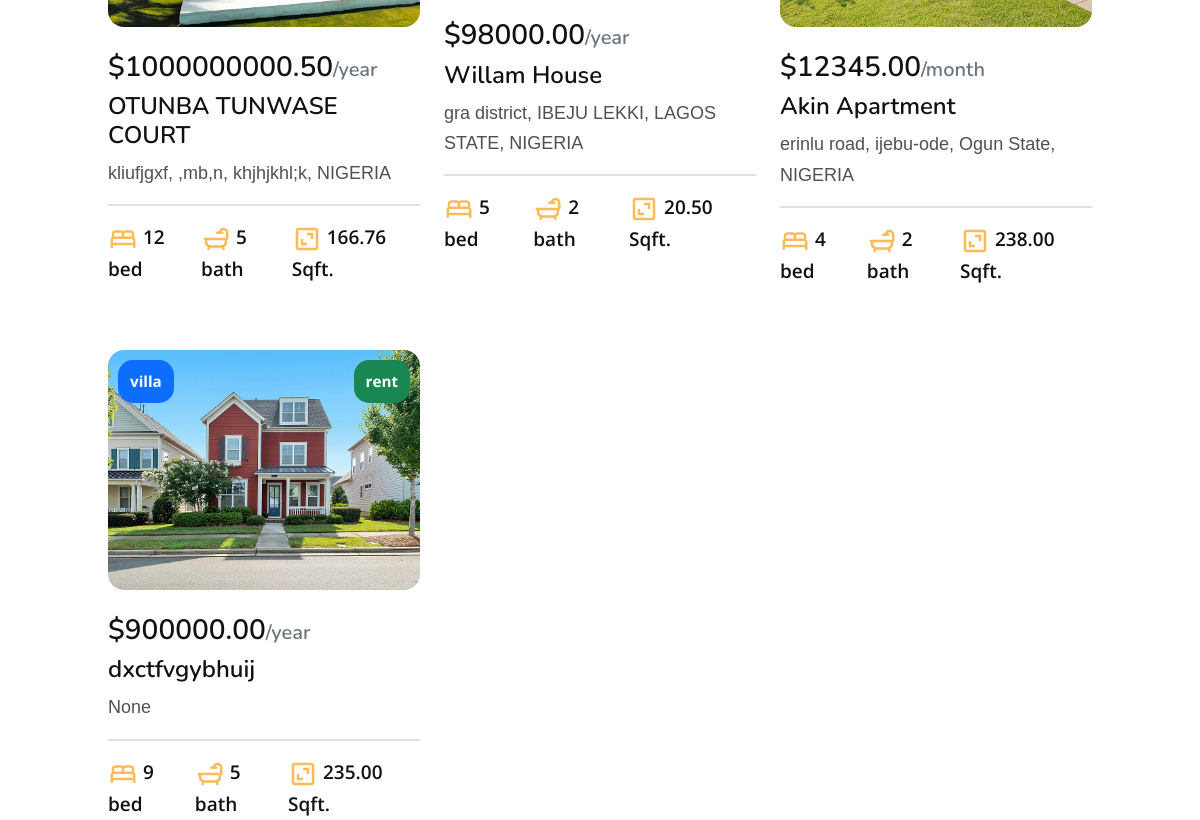
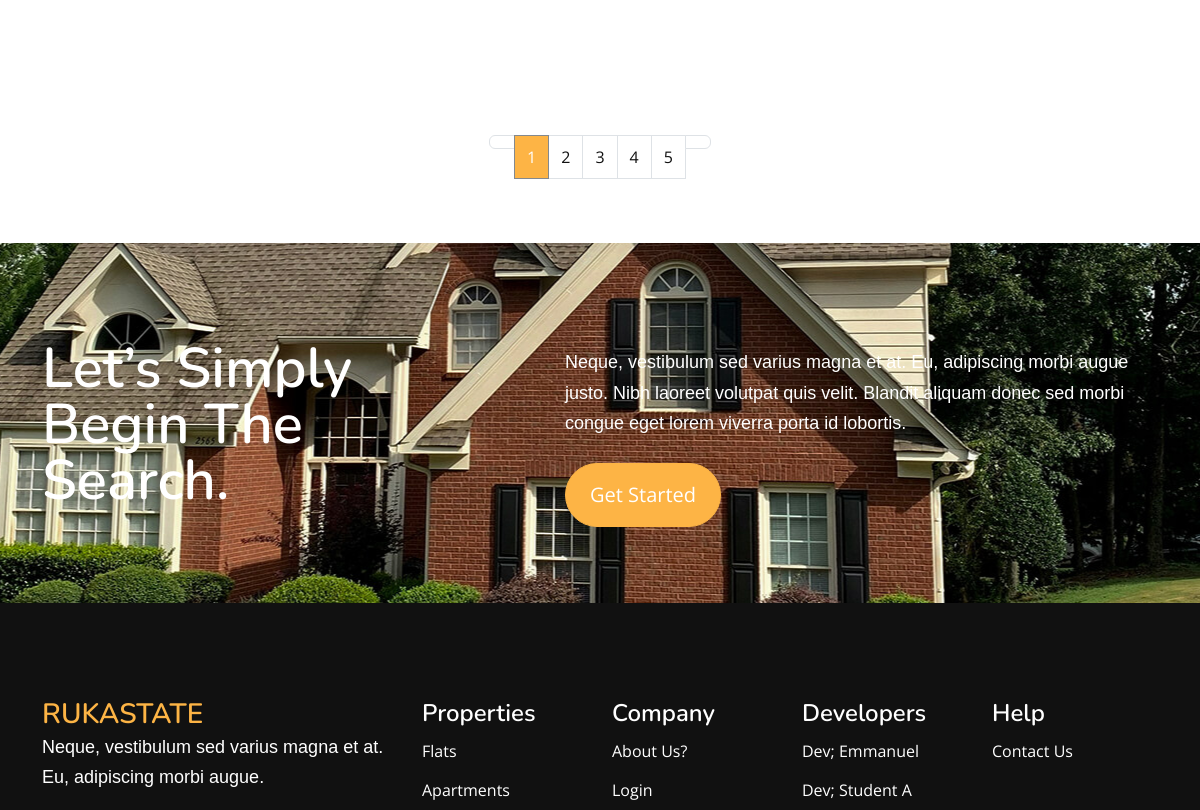
/properties/ (middle part), run on an earlier commit of the app's database (2 pictures, top to bottom).
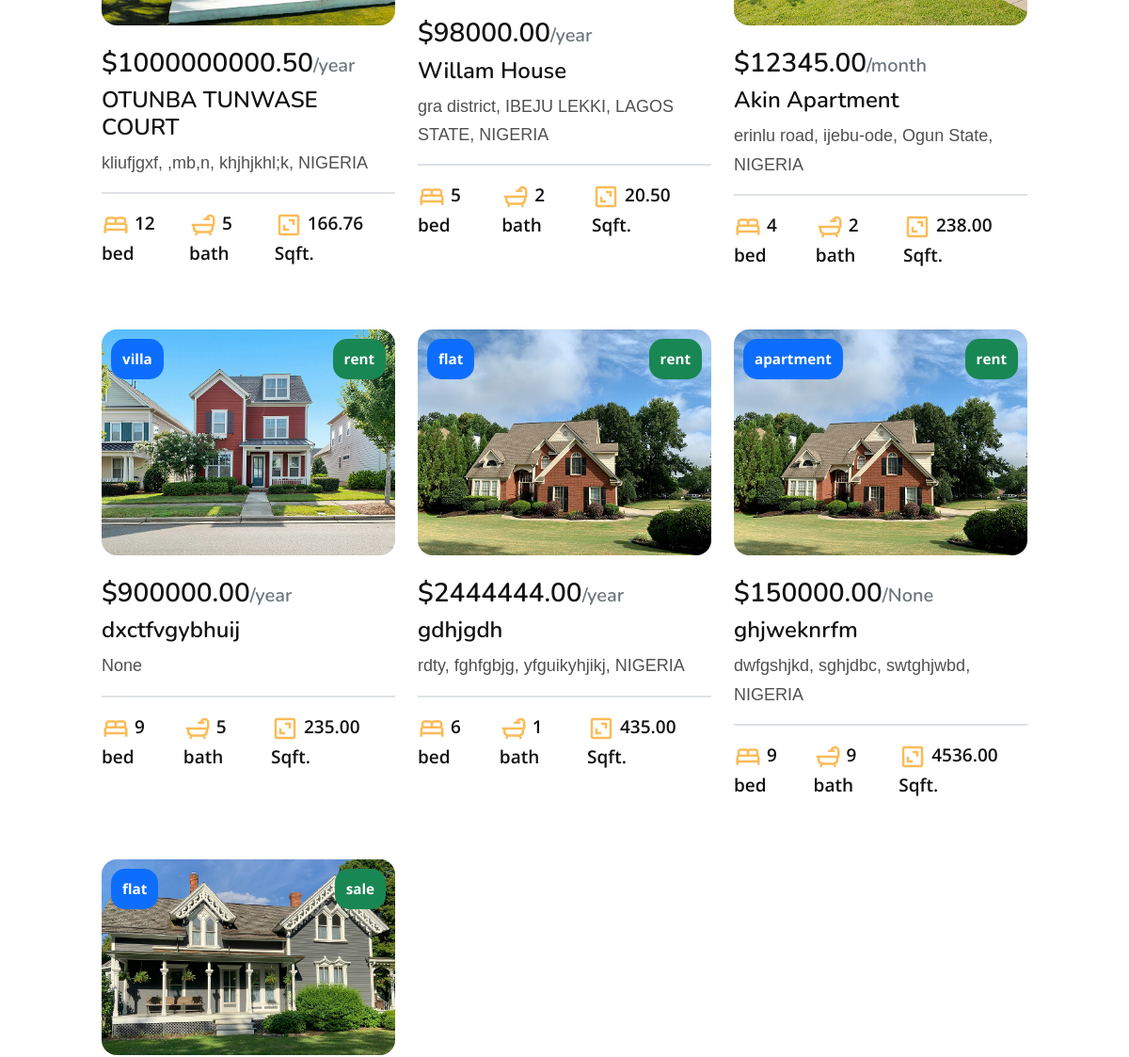
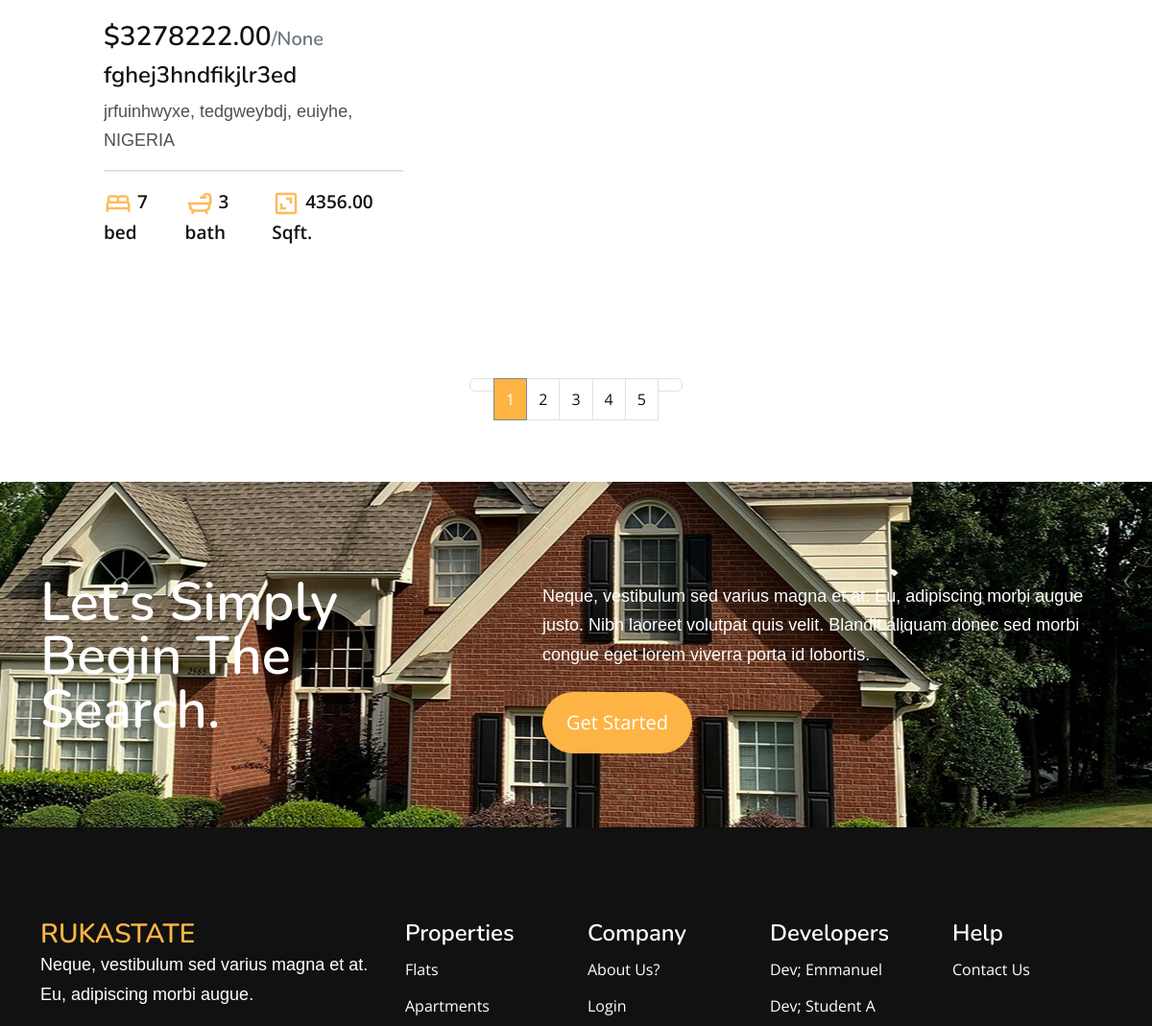
And on a later commit of the database (2 pictures, top to bottom).
### RukApp/models.py (models this page shows, shortened)
class Property(models.Model):
    property_name = models.TextField(max_length=50)
    bedrooms = models.IntegerField()
    bathrooms = models.IntegerField()
    property_size = models.DecimalField(max_digits=6, decimal_places=2)
    listing_type = models.CharField(max_length=10, choices=LISTING_TYPE_CHOICES)
    property_type = models.CharField(max_length=20, choices=PROPERTY_TYPE_CHOICES)
    price = models.DecimalField(max_digits=12, decimal_places=2)
    year_built = models.PositiveIntegerField()
    garage = models.BooleanField(default=False)
    property_description = models.TextField()
    Features_and_amenities = models.TextField()
    rent_duration = models.CharField(max_length=10, choices=RENT_DURATION_CHOICES, blank=True, null=True)
    main_PropertyImage = models.ImageField(upload_to='property_images/', null=True)
    created_at = models.DateTimeField(auto_now_add=True)
    Address = models.OneToOneField('Address', on_delete=models.CASCADE, related_name='property', blank=True, null=True )

class Address(models.Model):
    street = models.CharField(max_length=255)
    city = models.CharField(max_length=100)
    state = models.CharField(max_length=100)
    postal_code = models.CharField(max_length=20)
    country = models.CharField(max_length=100)
    def __str__(self):
        return f"{self.street}, {self.city}, {self.state}, {self.country}"

### RukApp/views.py (the view)
# urls.py: path('properties/', views.properties, name='properties'),
def properties(request):
    property = Property.objects.all()
    return render(request, 'pages/properties.html', {'property':property})

### templates/pages/properties.html (shortened to what this page needs)
{% extends 'base.html' %}
{% block content %}
{% load static %}
    <main class="main-content">
      <section id="residence">
        <div class="container-fluid px-md-5">
          <div class="row">
            {% for property in property%}
            <div class="col-md-6 col-lg-4 mb-5">
              <div class="card position-relative overflow-hidden">
                <div class="image-wrapper position-relative">
                  <a href="{% url 'property_details' property.pk %}">
                    <img
                      src="{{ property.main_PropertyImage.url }}"
                      class="card-img-top rounded-4"
                      alt="Luxury apartment with modern kitchen"
                    />
                  </a>
                  <span class="property-label label-left-rent">{{ property.property_type }}</span>
                  <span class="property-label label-right">{{ property.listing_type }}</span>
                </div>
                <div class="card-body p-0">
                  <h3 class="pt-4">
                    ${{ property.price }}<span class="text-muted fs-5">/{{ property.rent_duration }}</span>
                  </h3>
                  <a href="{% url 'property_details' property.pk %}">
                    <h4 class="card-title">{{ property.property_name }}</h4>
                  </a>
                  <p class="card-text">
                    {{ property.Address }}
                  </p>
                  <div class="card-text border-top border-2 pt-3">
                    <ul class="d-flex">
                      <li class="residence-list pe-2 fw-semibold">
                        <svg class="text-primary" width="30" height="30">
                          <use xlink:href="#bed"></use>
                        </svg>
                       {{ property.bedrooms }} bed
                      </li>
                      <li class="residence-list pe-2 fw-semibold">
                        <svg class="text-primary" width="30" height="30">
                          <use xlink:href="#bath"></use>
                        </svg>
                       {{ property.bathrooms }} bath
                      </li>
                      <li class="residence-list pe-2 fw-semibold">
                        <svg class="text-primary" width="30" height="30">
                          <use xlink:href="#area"></use>
                        </svg>
                        {{ property.property_size }} Sqft.
                      </li>
                    </ul>
                  </div>
                </div>
              </div>
            </div>
              {% endfor %}
          </div>
        </div>
      </section>
      <nav
        aria-label="Page navigation"
        class="d-flex justify-content-center pt-4 my-5"
      >
        <ul class="pagination">
          <li class="page-item">
            <a class="page-link" href="#" aria-label="Previous">
            </a>
          </li>
          <li class="page-item active" aria-current="page">
            <a class="page-link" href="#">1</a>
          </li>
          <li class="page-item"><a class="page-link" href="#">2</a></li>
          <li class="page-item"><a class="page-link" href="#">3</a></li>
          <li class="page-item"><a class="page-link" href="#">4</a></li>
          <li class="page-item"><a class="page-link" href="#">5</a></li>
          <li class="page-item">
            <a class="page-link" href="#" aria-label="Next">
            </a>
          </li>
        </ul>
      </nav>
    </main>
    <section
      id="start"
      class="padding-medium"
      style="
        background: url(images/background.jpg);
        background-repeat: no-repeat;
        background-position: center;
        height: 360px;
      "
    >
      <div class="container">
        <div class="row align-items-center">
          <div class="col-md-5 order-md-1 d-flex">
            <h3
              class="text-capitalize text-white display-4 fw-semibold lh-1 mb-3"
            >
              Let’s simply begin the search.
            </h3>
          </div>
          <div class="col-md-7 order-md-2">
            <div class="text-content ps-md-5 mt-4 mt-md-0">
              <p class="text-white py-lg-2">
                Neque, vestibulum sed varius magna et at. Eu, adipiscing morbi
                augue justo. Nibh laoreet volutpat quis velit. Blandit aliquam
                donec sed morbi congue eget lorem viverra porta id lobortis.
              </p>
              <a href="contact.html" class="btn btn-primary btn-lg px-4 me-md-2"
                >Get Started</a
              >
            </div>
          </div>
        </div>
      </div>
    </section>
{% include 'include/footer.html' %}
{% endblock %}

### templates/base.html (shortened to what this page needs)
{% load static %}
<!DOCTYPE html>
<html lang="en">
  <head>
    <link rel="stylesheet" type="text/css" href="{% static 'css/vendor.css' %}" />
    <link
      rel="stylesheet"
      href="https://cdn.jsdelivr.net/npm/swiper@9/swiper-bundle.min.css"
    />
    <link
      rel="stylesheet"
      href="https://cdn.jsdelivr.net/npm/bootstrap-icons@1.5.0/font/bootstrap-icons.css"
    />
    <link
      href="https://cdn.jsdelivr.net/npm/bootstrap@5.2.3/dist/css/bootstrap.min.css"
      rel="stylesheet"
    />
    <link rel="stylesheet" href="{% static 'style.css' %}" />
  </head>
  <body data-bs-spy="scroll" data-bs-target="#navbar-example2" tabindex="0">
        {% block content %}
        {% endblock %}
  </body>
</html>

### templates/include/footer.html (shortened to what this page needs)
    <section id="footer" class="bg-dark">
        <div class="container footer-container">
          <footer
            class="row row-cols-1 row-cols-sm-2 row-cols-md-5 padding-medium"
          >
            <div class="col-md-4">
              <a class="brandlogo" href="./index.html">RUKASTATE</a>
              <p class="text-white">
                Neque, vestibulum sed varius magna et at. Eu, adipiscing morbi
                augue.
              </p>
            </div>
            <div class="col-md-2">
              <h4 class="text-white">Properties</h4>
              <ul class="nav flex-column">
                <li class="nav-item mb-2">
                  <a href="{% url 'properties' %}" class="nav-link p-0">Flats</a>
                </li>
                <li class="nav-item mb-2">
                  <a href="{% url 'properties' %}" class="nav-link p-0">Apartments</a>
                </li>
              </ul>
            </div>
            <div class="col-md-2">
              <h4 class="text-white">Company</h4>
              <ul class="nav flex-column">
                <li class="nav-item mb-2">
                  <a href="About.html" class="nav-link p-0">About Us?</a>
                </li>
                <li class="nav-item mb-2">
                  <a
                    href="#"
                    class="nav-link p-0"
                    data-bs-toggle="modal"
                    data-bs-target="#exampleModal"
                    >Login
                  </a>
                </li>
              </ul>
            </div>
            <div class="col-md-2">
              <h4 class="text-white">Developers</h4>
              <ul class="nav flex-column">
                <li class="nav-item mb-2">
                  <a href="#" class="nav-link p-0">Dev; Emmanuel</a>
                </li>
                <li class="nav-item mb-2">
                  <a href="#" class="nav-link p-0">Dev; Student A</a>
                </li>
              </ul>
            </div>
            <div class="col-md-2">
              <h4 class="text-white">Help</h4>
              <ul class="nav flex-column">
                <li class="nav-item mb-2">
                  <a href="contact.html" class="nav-link p-0">Contact Us </a>
                </li>
              </ul>
            </div>
          </footer>
        </div>
      </section>

### RukManager/static/style.css (style rules this page uses)
:root { --accent-color: #fdb445; --dark-color: #111111; --light-color: #FFFFFF; --grey-color: #83898F; --body-text-color: #111111; --light-text-color: #505050; --link-color: #092035; --bs-primary-rgb: 252, 187, 88; }
body { font-family: "Open Sans", sans-serif; font-weight: 400; font-size: 19px; line-height: 1.6em; color: var(--body-text-color); background-color: var(--light-color); }
h1, .h1, h2, .h2, h3, .h3, h4, .h4, h5, .h5, h6, .h6 { font-family: "Nunito", sans-serif; font-weight: 600; color: var(--body-text-color); }
ul { padding: 0; }
p { font-family: 'Work Sans', sans-serif; color: var(--light-text-color); font-size: 18px; }
a { color: var(--light-text-color); text-decoration: none; transition: all 0.3s ease-out; }
li.residence-list { list-style: none; margin-right: 10px; }
.padding-medium { padding-top: 6rem; padding-bottom: 6rem; }
.btn { --bs-btn-border-radius: 10rem; --bs-btn-padding-x: 2rem; --bs-btn-padding-y: 1rem; }
.btn-primary { --bs-btn-color: #fff; --bs-btn-bg: var(--accent-color); --bs-btn-border-color: var(--accent-color); --bs-btn-hover-color: #fff; --bs-btn-hover-bg: var(--accent-color); --bs-btn-hover-border-color: var(--accent-color); --bs-btn-active-color: #fff; --bs-btn-active-bg: var(--accent-color); --bs-btn-active-border-color: var(--accent-color); --bs-btn-disabled-color: #fff; --bs-btn-disabled-bg: var(--accent-color); --bs-btn-disabled-border-color: var(--accent-color); }
.nav-link { color: var(--light-color); font-size: 16px; position: relative; }
.nav-link:not(.dropdown-toggle):after { content: ''; position: absolute; left: 0; bottom: 0; width: 0; background: var(--accent-color); border-bottom: 2px solid var(--accent-color); transition: width 0.3s ease-out; }
.bg-dark { background-color: var(--dark-color) !important; }
a.brandlogo { color: var(--accent-color); font-family: "Nunito", sans-serif; font-weight: 600; font-size: 28px; }
.main-content { margin-left: 60px; margin-right: 60px; }
.card { --bs-card-border-width: none; --bs-card-border-radius: none; --bs-card-inner-border-radius: none; background-color: transparent !important; }
.image-wrapper { position: relative; }
.property-label { position: absolute; top: 10px; padding: 6px 12px; font-size: 0.95rem; font-weight: 700; border-radius: 15px; color: #fff; z-index: 2; }
.label-left-rent { left: 10px; background-color: #0d6efd; }
.label-right { right: 10px; background-color: #198754; }
.pagination { --bs-pagination-color: var(--dark-color); --bs-pagination-active-bg: var(--accent-color); --bs-pagination-active-border-color: var(--grey-color); }

What changed in the data, as far as the page shows it:
added Property: main_PropertyImage (picture), property_type "flat", listing_type "rent", price "2444444.00", rent_duration "year", property_name "gdhjgdh", Address "rdty, fghfgbjg, yfguikyhjikj, NIGERIA", bedrooms "6", bathrooms "1", property_size "435.00"
added Property: main_PropertyImage (picture), property_type "apartment", listing_type "rent", price "150000.00", rent_duration "None", property_name "ghjweknrfm", Address "dwfgshjkd, sghjdbc, swtghjwbd, NIGERIA", bedrooms "9", bathrooms "9", property_size "4536.00"
added Property: main_PropertyImage (picture), property_type "flat", listing_type "sale", price "3278222.00", rent_duration "None", property_name "fghej3hndfikjlr3ed", Address "jrfuinhwyxe, tedgweybdj, euiyhe, NIGERIA", bedrooms "7", bathrooms "3", property_size "4356.00"
